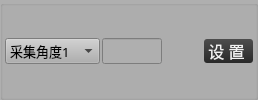
                  <widget class="QGroupBox" name="groupBox_21">
                   <property name="styleSheet">
                    <string notr="true">background-color: rgb(175, 175, 175);</string>
                   </property>
                   <property name="title">
                    <string/>
                   </property>
                   <layout class="QHBoxLayout" name="horizontalLayout_13">
                    <property name="spacing">
                     <number>2</number>
                    </property>
                    <property name="leftMargin">
                     <number>2</number>
                    </property>
                    <property name="topMargin">
                     <number>5</number>
                    </property>
                    <property name="rightMargin">
                     <number>2</number>
                    </property>
                    <property name="bottomMargin">
                     <number>5</number>
                    </property>
                    <item>
                     <widget class="QComboBox" name="comboBox_ktcapangle">
                      <property name="sizePolicy">
                       <sizepolicy hsizetype="Maximum" vsizetype="Fixed">
                        <horstretch>0</horstretch>
                        <verstretch>0</verstretch>
                       </sizepolicy>
                      </property>
                      <property name="maximumSize">
                       <size>
                        <width>100</width>
                        <height>16777215</height>
                       </size>
                      </property>
                      <property name="font">
                       <font>
                        <family>微软雅黑</family>
                        <pointsize>10</pointsize>
                       </font>
                      </property>
                      <item>
                       <property name="text">
                        <string>采集角度1</string>
                       </property>
                      </item>
                      <item>
                       <property name="text">
                        <string>采集角度2</string>
                       </property>
                      </item>
                      <item>
                       <property name="text">
                        <string>采集角度3</string>
                       </property>
                      </item>
                      <item>
                       <property name="text">
                        <string>采集角度4</string>
                       </property>
                      </item>
                      <item>
                       <property name="text">
                        <string>采集角度5</string>
                       </property>
                      </item>
                      <item>
                       <property name="text">
                        <string>采集角度6</string>
                       </property>
                      </item>
                      <item>
                       <property name="text">
                        <string>采集角度7</string>
                       </property>
                      </item>
                      <item>
                       <property name="text">
                        <string>采集角度8</string>
                       </property>
                      </item>
                      <item>
                       <property name="text">
                        <string>采集角度9</string>
                       </property>
                      </item>
                      <item>
                       <property name="text">
                        <string>采集角度10</string>
                       </property>
                      </item>
                     </widget>
                    </item>
                    <item>
                     <widget class="KLineEditKb" name="lineEdit_ktcapangle">
                      <property name="sizePolicy">
                       <sizepolicy hsizetype="Preferred" vsizetype="Fixed">
                        <horstretch>0</horstretch>
                        <verstretch>0</verstretch>
                       </sizepolicy>
                      </property>
                      <property name="maximumSize">
                       <size>
                        <width>60</width>
                        <height>16777215</height>
                       </size>
                      </property>
                      <property name="font">
                       <font>
                        <family>微软雅黑</family>
                        <pointsize>10</pointsize>
                       </font>
                      </property>
                     </widget>
                    </item>
                    <item>
                     <spacer name="horizontalSpacer_9">
                      <property name="orientation">
                       <enum>Qt::Horizontal</enum>
                      </property>
                      <property name="sizeType">
                       <enum>QSizePolicy::Expanding</enum>
                      </property>
                      <property name="sizeHint" stdset="0">
                       <size>
                        <width>40</width>
                        <height>20</height>
                       </size>
                      </property>
                     </spacer>
                    </item>
                    <item>
                     <widget class="QPushButton" name="pushButton_ktcapangleset">
                      <property name="sizePolicy">
                       <sizepolicy hsizetype="Preferred" vsizetype="Fixed">
                        <horstretch>0</horstretch>
                        <verstretch>0</verstretch>
                       </sizepolicy>
                      </property>
                      <property name="font">
                       <font>
                        <family>微软雅黑</family>
                        <pointsize>12</pointsize>
                       </font>
                      </property>
                      <property name="styleSheet">
                       <string notr="true">QPushButton#pushButton_ktcapangleset{
	border-style: none;
	border: 0px;
	color: #F0F0F0;
	padding: 0px;	
	min-height: 16px;
	border-radius:3px;
	background: qlineargradient(spread:pad, x1:0, y1:0, x2:0, y2:1, stop:0 #4D4D4D, stop:1 #292929); 
}

QPushButton#pushButton_ktcapangleset:hover{ 
	background: qlineargradient(spread:pad, x1:0, y1:0, x2:0, y2:1, stop:0 #636363, stop:1 #575757);
}

QPushButton#pushButton_ktcapangleset:pressed{ 
	background: qlineargradient(spread:pad, x1:0, y1:0, x2:0, y2:1, stop:0 #4D4D4D, stop:1 #292929);
}</string>
                      </property>
                      <property name="text">
                       <string> 设 置  </string>
                      </property>
                     </widget>
                    </item>
                   </layout>
                  </widget>
